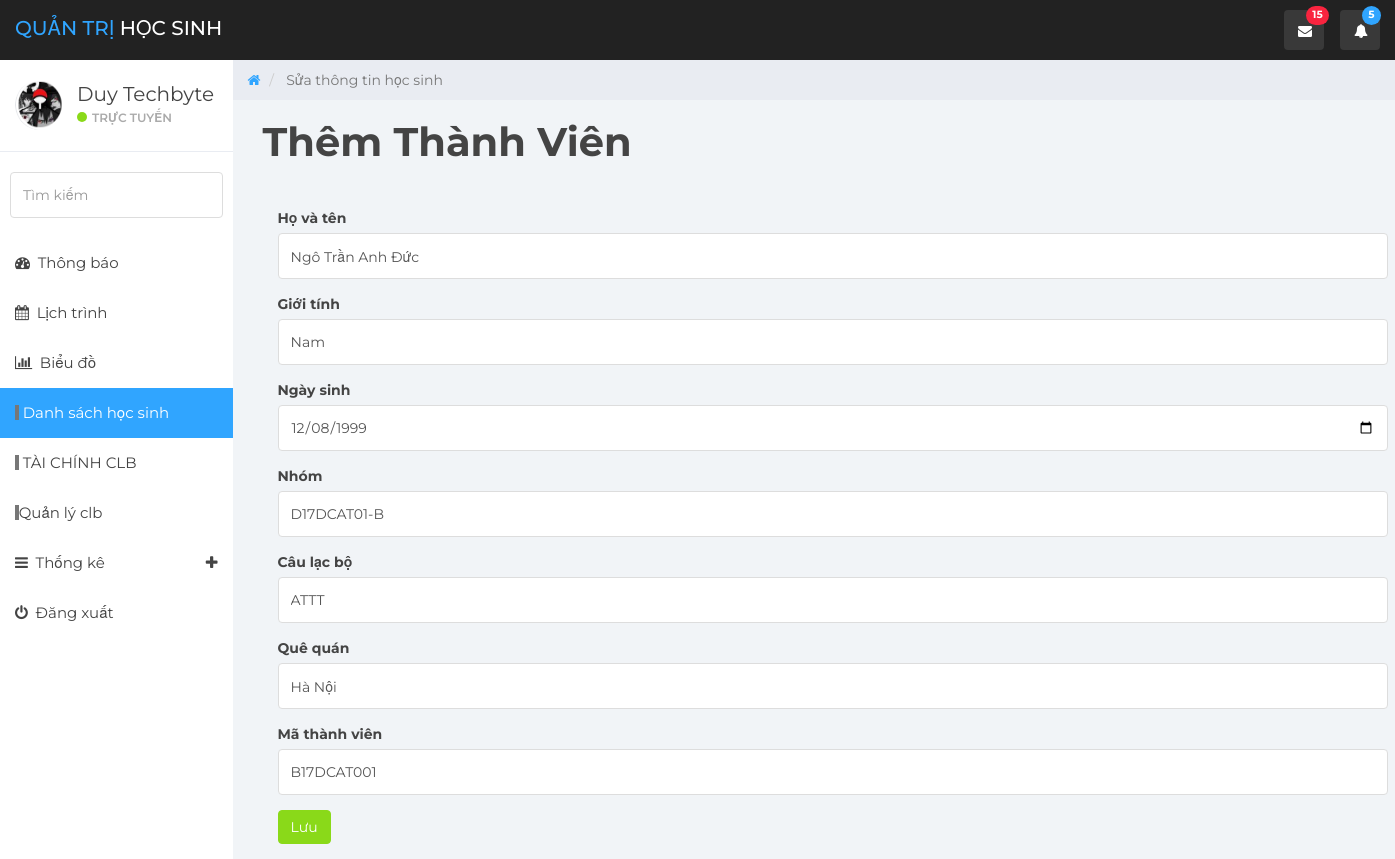
Before: /edit_sv.php?ID=1 (signed in) with the older database file.
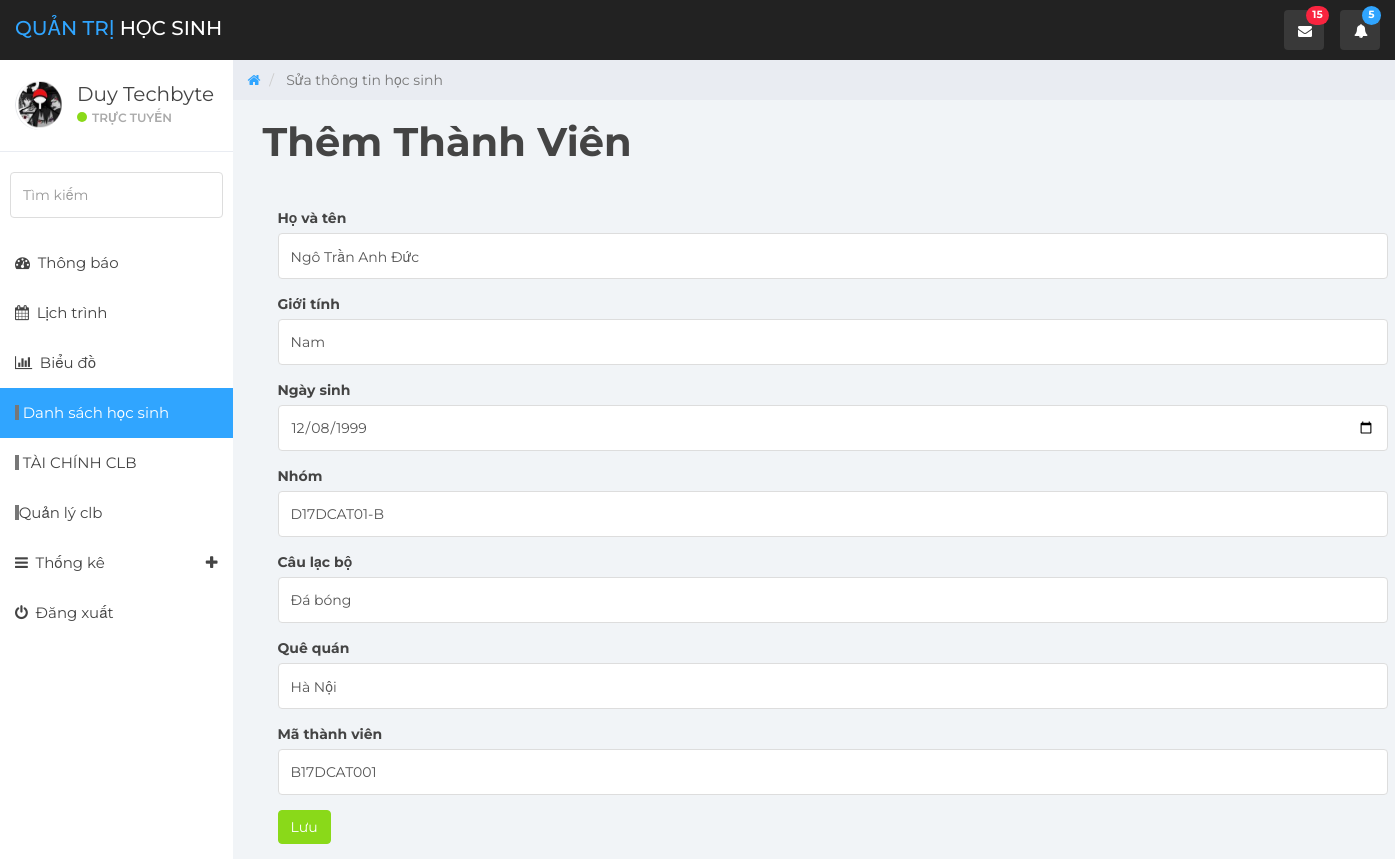
After: the same page with the newer database file.
### tables this page shows
CREATE TABLE `ttsv` (
  `ID` int(11) NOT NULL,
  `hoten` varchar(255) NOT NULL,
  `gender` varchar(255) NOT NULL,
  `birth` date NOT NULL,
  `lop` varchar(255) NOT NULL,
  `nganh` varchar(255) NOT NULL,
  `que` varchar(255) NOT NULL,
  `MSV` varchar(255) NOT NULL
);

### dbhelp.php (called while the page is built, shortened)
<?php
function executeResult($sql) {
	$conn = mysqli_connect(HOST, USERNAME, PASSWORD, DATABASE);
	$resultset = mysqli_query($conn, $sql);
	$list      = [];
	while ($row = mysqli_fetch_array($resultset,1)) {
		$list[] = $row;
	}
	return $list;
}

### edit_sv.php (the view, shortened to what the changed rows need)
<?php
require_once ('dbhelp.php');
$s_hoten = $s_lop = $s_nganh = $s_gender =$s_que =$s_birth =$s_MSV = '';
if (isset($_GET['ID']))
	{
	$ID          = $_GET['ID'];
	$sql         = 'SELECT * FROM ttsv WHERE ID = '.$ID;
	$studentList = executeResult($sql);
	if ($studentList != null && count($studentList) > 0)
	{
		$std         = $studentList[0];
		$s_hoten     = $std['hoten'];
		$s_gender    = $std['gender'];
		$s_birth     = $std['birth'];
		$s_lop       = $std['lop'];
		$s_nganh     = $std['nganh'];
		$s_que       = $std['que'];
		$s_MSV       = $std['MSV'];
	} else {
		$ID = '';
	}
}
 ?>
<!DOCTYPE html>
<html>
<head>
    <link href="css/bootstrap.min.css" rel="stylesheet">
    <link href="css/font-awesome.min.css" rel="stylesheet">
    <link href="css/datepicker3.css" rel="stylesheet">
    <link href="css/styles.css" rel="stylesheet">
</head>
<body>
     <div class="col-sm-9 col-sm-offset-3 col-lg-10 col-lg-offset-2 main">
	<div class="container">
		 <div id="page-wrapper">
            <div class="row">
            <div class="col-lg-12">
                <h1 class="page-header"><b> Thêm Thành Viên </b></h1>
            </div>
        </div>
			<div class="panel-body">
				<form method="post">
					<div class="form-group">
					  <label for="hoten">Họ và tên </label>
					  <input required="true" type="text" class="form-control" id="hoten" name="hoten" value="<?=$s_hoten?>">
					</div>
					<div class="form-group">
					  <label for="gender">Giới tính</label>
					  <input type="text" class="form-control" id="gender" name="gender" value="<?=$s_gender?>">
					</div>
					<div class="form-group">
					  <label for="birth">Ngày sinh</label>
					  <input type="date" class="form-control" id="birth" name="birth" value="<?=$s_birth?>">
					</div>
					<div class="form-group">
					  <label for="lop">Nhóm</label>
					  <input type="text" class="form-control" id="lop" name="lop" value="<?=$s_lop?>">
					</div>
					<div class="form-group">
					  <label for="nganh">Câu lạc bộ</label>
					  <input type="text" class="form-control" id="nganh" name="nganh" value="<?=$s_nganh?>">
					</div>
					<div class="form-group">
					   <label for="que">Quê quán</label>
					  <input type="text" class="form-control" id="que" name="que" value="<?=$s_que?>">
					</div>
					<div class="form-group">
					  <label for="MSV">Mã thành viên</label>
					  <input type="text" class="form-control" id="MSV" name="MSV" value="<?=$s_MSV?>">
					</div>
				</form>
			</div>
		</div>
	</div>
</body>
</html>

Changed rows visible on the page:
changed ttsv "Ngô Trần Anh Đức": nganh "ATTT" → "Đá bóng"
